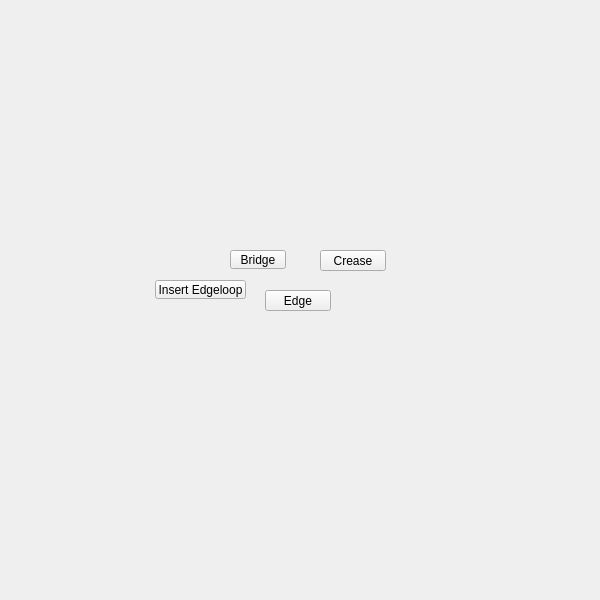
<?xml version="1.0" encoding="UTF-8"?>
<ui version="4.0">
 <class>QtUi</class>
 <widget class="QMainWindow" name="QtUi">
  <property name="enabled">
   <bool>true</bool>
  </property>
  <property name="geometry">
   <rect>
    <x>0</x>
    <y>0</y>
    <width>600</width>
    <height>600</height>
   </rect>
  </property>
  <property name="sizePolicy">
   <sizepolicy hsizetype="Ignored" vsizetype="Ignored">
    <horstretch>0</horstretch>
    <verstretch>0</verstretch>
   </sizepolicy>
  </property>
  <property name="minimumSize">
   <size>
    <width>0</width>
    <height>0</height>
   </size>
  </property>
  <property name="maximumSize">
   <size>
    <width>600</width>
    <height>600</height>
   </size>
  </property>
  <property name="cursor">
   <cursorShape>ArrowCursor</cursorShape>
  </property>
  <property name="windowTitle">
   <string>Toolkit</string>
  </property>
  <property name="whatsThis">
   <string>main</string>
  </property>
  <property name="toolButtonStyle">
   <enum>Qt::ToolButtonIconOnly</enum>
  </property>
  <property name="tabShape">
   <enum>QTabWidget::Triangular</enum>
  </property>
  <property name="dockNestingEnabled">
   <bool>true</bool>
  </property>
  <property name="dockOptions">
   <set>QMainWindow::AllowNestedDocks|QMainWindow::AllowTabbedDocks|QMainWindow::AnimatedDocks|QMainWindow::ForceTabbedDocks</set>
  </property>
  <widget class="QWidget" name="mainWindow">
   <property name="sizePolicy">
    <sizepolicy hsizetype="Ignored" vsizetype="Ignored">
     <horstretch>0</horstretch>
     <verstretch>0</verstretch>
    </sizepolicy>
   </property>
   <widget class="QPushButton" name="b047">
    <property name="enabled">
     <bool>true</bool>
    </property>
    <property name="geometry">
     <rect>
      <x>155</x>
      <y>280</y>
      <width>91</width>
      <height>19</height>
     </rect>
    </property>
    <property name="maximumSize">
     <size>
      <width>111</width>
      <height>19</height>
     </size>
    </property>
    <property name="toolTip">
     <string>Split selected edge ring</string>
    </property>
    <property name="text">
     <string>Insert Edgeloop</string>
    </property>
    <property name="iconSize">
     <size>
      <width>18</width>
      <height>18</height>
     </size>
    </property>
    <property name="balette" stdset="0">
     <palette>
      <active>
       <colorrole role="Highlight">
        <brush brushstyle="SolidPattern">
         <color alpha="255">
          <red>168</red>
          <green>152</green>
          <blue>250</blue>
         </color>
        </brush>
       </colorrole>
      </active>
      <inactive>
       <colorrole role="Highlight">
        <brush brushstyle="SolidPattern">
         <color alpha="255">
          <red>168</red>
          <green>152</green>
          <blue>250</blue>
         </color>
        </brush>
       </colorrole>
      </inactive>
      <disabled>
       <colorrole role="Highlight">
        <brush brushstyle="SolidPattern">
         <color alpha="255">
          <red>0</red>
          <green>120</green>
          <blue>215</blue>
         </color>
        </brush>
       </colorrole>
      </disabled>
     </palette>
    </property>
   </widget>
   <widget class="QPushButton" name="i002">
    <property name="geometry">
     <rect>
      <x>265</x>
      <y>290</y>
      <width>66</width>
      <height>21</height>
     </rect>
    </property>
    <property name="minimumSize">
     <size>
      <width>0</width>
      <height>21</height>
     </size>
    </property>
    <property name="maximumSize">
     <size>
      <width>16777215</width>
      <height>21</height>
     </size>
    </property>
    <property name="whatsThis">
     <string>polygons_edge</string>
    </property>
    <property name="text">
     <string>Edge</string>
    </property>
   </widget>
   <widget class="TkToolButton" name="tb001">
    <property name="enabled">
     <bool>true</bool>
    </property>
    <property name="geometry">
     <rect>
      <x>230</x>
      <y>250</y>
      <width>56</width>
      <height>19</height>
     </rect>
    </property>
    <property name="maximumSize">
     <size>
      <width>111</width>
      <height>19</height>
     </size>
    </property>
    <property name="toolTip">
     <string>Create a bridge between two sets of edges or faces</string>
    </property>
    <property name="text">
     <string>Bridge</string>
    </property>
    <property name="iconSize">
     <size>
      <width>18</width>
      <height>18</height>
     </size>
    </property>
   </widget>
   <widget class="QPushButton" name="i026">
    <property name="geometry">
     <rect>
      <x>320</x>
      <y>250</y>
      <width>66</width>
      <height>21</height>
     </rect>
    </property>
    <property name="minimumSize">
     <size>
      <width>0</width>
      <height>21</height>
     </size>
    </property>
    <property name="maximumSize">
     <size>
      <width>16777215</width>
      <height>21</height>
     </size>
    </property>
    <property name="whatsThis">
     <string>crease</string>
    </property>
    <property name="text">
     <string>Crease</string>
    </property>
   </widget>
  </widget>
 </widget>
 <customwidgets>
  <customwidget>
   <class>TkToolButton</class>
   <extends>QToolButton</extends>
   <header>widgets.tktoolbutton.h</header>
  </customwidget>
 </customwidgets>
 <resources/>
 <connections/>
 <designerdata>
  <property name="gridDeltaX">
   <number>5</number>
  </property>
  <property name="gridDeltaY">
   <number>10</number>
  </property>
  <property name="gridSnapX">
   <bool>true</bool>
  </property>
  <property name="gridSnapY">
   <bool>true</bool>
  </property>
  <property name="gridVisible">
   <bool>true</bool>
  </property>
 </designerdata>
</ui>
